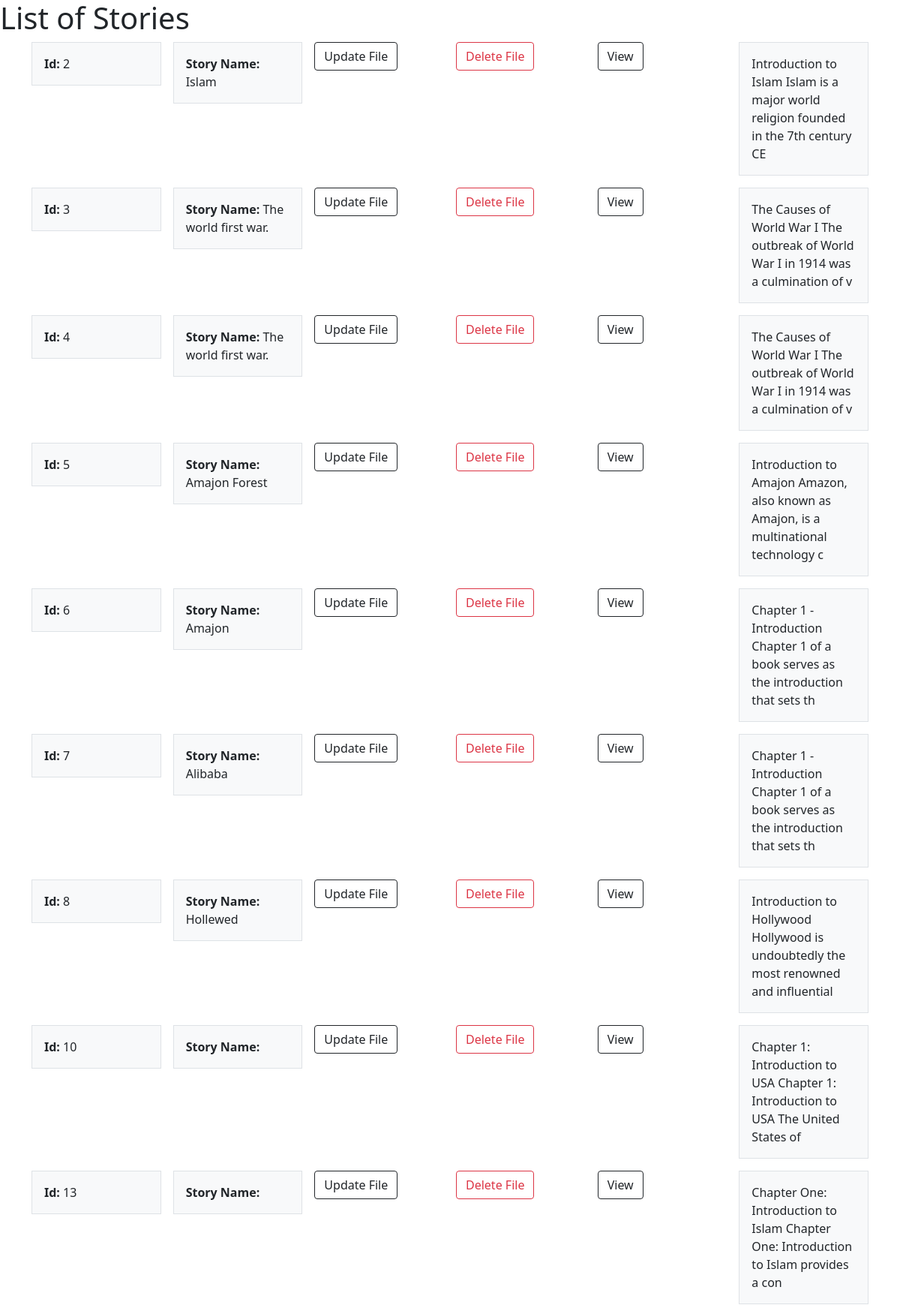
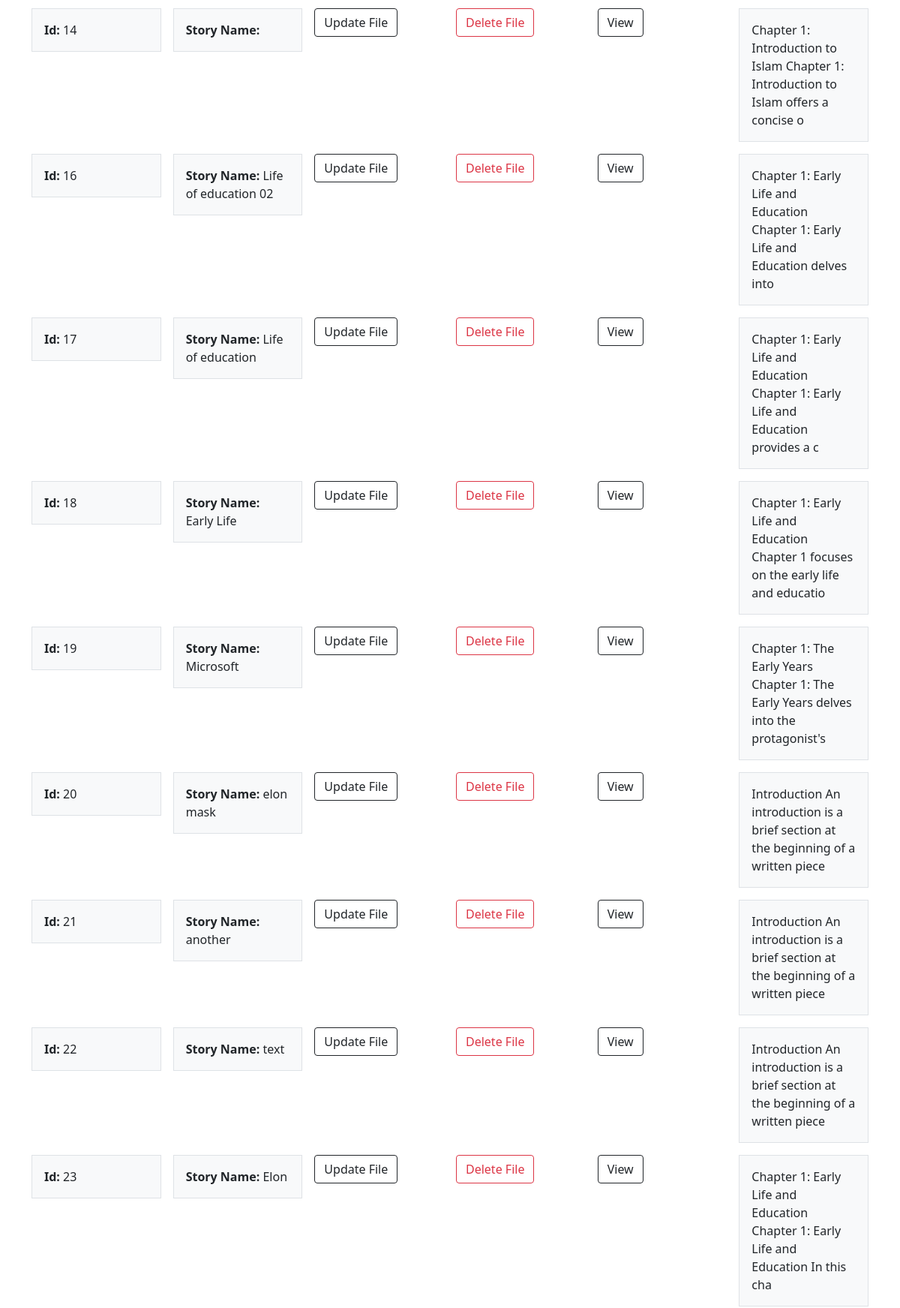
The page /view_list (upper part) on the database its author committed (2 pictures, top to bottom).
### app.py (models this page shows, shortened)
class Story(db.Model):
    id = db.Column(db.Integer, primary_key=True)
    story_name = db.Column(db.String(255))
    file = db.Column(db.String(255))
    created_at = db.Column(db.DateTime, default=datetime.utcnow)
    content = db.Column(db.Text)

### app.py (the view)
@app.route('/view_list', methods=['GET'])
def view_list():
    stories = Story.query.all()
    return render_template('view_list.html', stories=stories)

### templates/view_list.html (shortened to what this page needs)
<!DOCTYPE html>
<html lang="en">
<head>
    <link href="https://cdn.jsdelivr.net/npm/bootstrap@5.0.2/dist/css/bootstrap.min.css" rel="stylesheet"
>
</head>
<body>
        <h1>List of Stories</h1>
    {% for story in stories %}
        <div class="container">
              <div class="row row-cols-7 row-cols-lg-7 g-2 g-lg-3">
                <div class="col">
                  <div class="p-3 border bg-light"><strong>Id: </strong> {{ story.id }}</div>
                </div>
                <div class="col">
                  <div class="p-3 border bg-light"><strong>Story Name:</strong> {{ story.story_name }}</div>
                </div>
                <div class="col">
                  <form method="POST" action="{{ url_for('update_file', story_id=story.id) }}" >
                <button type="submit" class="btn btn-outline-dark" name="update_file">Update File</button>
                </form>
                </div>
                  <div class="col">
                        <form method="POST" action="{{ url_for('delete_file', story_id=story.id) }}">
                            <button type="submit" class="btn btn-outline-danger" name="delete_file">Delete File</button>
                        </form>
                  </div>
                <div class="col">
                   <form method="GET" action="{{ url_for('view_file', story_id=story.id) }}">
                <button type="submit" class="btn btn-outline-dark" name="view_file">View</button>
                </form>
                </div>
                <div class="col">
                  <div class="p-3 border bg-light">{{story.content[14:100]}}</div>
                </div>
    {% endfor %}
</body>
</html>

### rows shown on the page
Story: id "2", story_name "Islam", content "Introduction to Islam Islam is a major world religion founded in the 7th century CE"
Story: id "3", story_name "The world first war.", content "The Causes of World War I The outbreak of World War I in 1914 was a culmination of v"
Story: id "4", story_name "The world first war.", content "The Causes of World War I The outbreak of World War I in 1914 was a culmination of v"
Story: id "5", story_name "Amajon Forest", content "Introduction to Amajon Amazon, also known as Amajon, is a multinational technology c"
Story: id "6", story_name "Amajon", content "Chapter 1 - Introduction Chapter 1 of a book serves as the introduction that sets th"
Story: id "7", story_name "Alibaba", content "Chapter 1 - Introduction Chapter 1 of a book serves as the introduction that sets th"
Story: id "8", story_name "Hollewed", content "Introduction to Hollywood Hollywood is undoubtedly the most renowned and influential"
Story: id "10", content "Chapter 1: Introduction to USA Chapter 1: Introduction to USA The United States of"
Story: id "13", content "Chapter One: Introduction to Islam Chapter One: Introduction to Islam provides a con"
Story: id "14", content "Chapter 1: Introduction to Islam Chapter 1: Introduction to Islam offers a concise o"
Story: id "16", story_name "Life of education 02", content "Chapter 1: Early Life and Education Chapter 1: Early Life and Education delves into"
Story: id "17", story_name "Life of education", content "Chapter 1: Early Life and Education Chapter 1: Early Life and Education provides a c"
Story: id "18", story_name "Early Life", content "Chapter 1: Early Life and Education Chapter 1 focuses on the early life and educatio"
Story: id "19", story_name "Microsoft", content "Chapter 1: The Early Years Chapter 1: The Early Years delves into the protagonist's"
Story: id "20", story_name "elon mask", content "Introduction An introduction is a brief section at the beginning of a written piece"
Story: id "21", story_name "another", content "Introduction An introduction is a brief section at the beginning of a written piece"
Story: id "22", story_name "text", content "Introduction An introduction is a brief section at the beginning of a written piece"
Story: id "23", story_name "Elon", content "Chapter 1: Early Life and Education Chapter 1: Early Life and Education In this cha"
